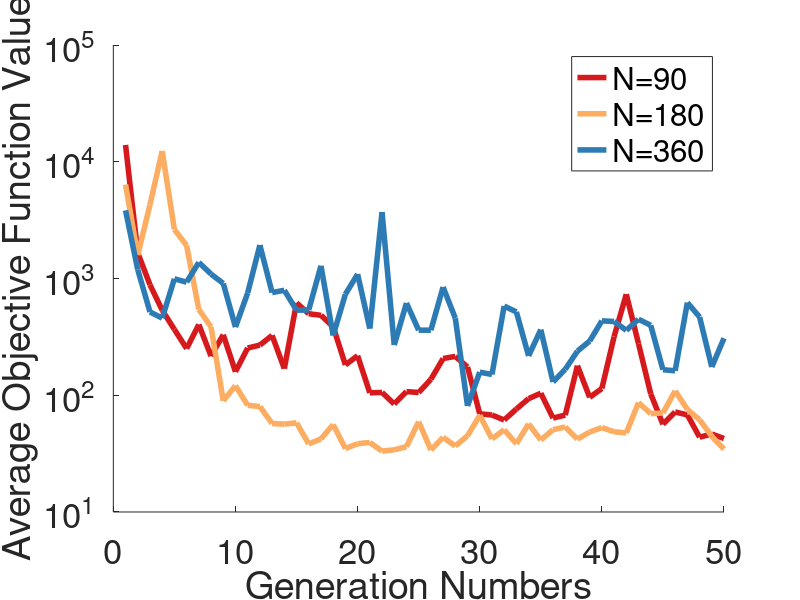
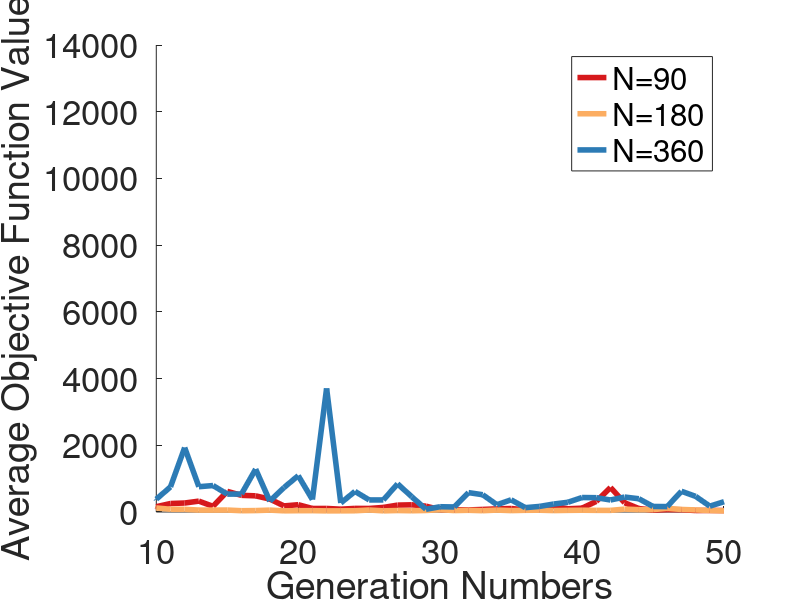

The MATLAB script that drew these images, in order:
% addpath('C:\Users\Jiujia\Desktop\2019 Project\Final_Report\Figure_Code\0_Temp\GA_PopSz\PopSz_90')
% addpath('C:\Users\Jiujia\Desktop\2019 Project\Final_Report\Figure_Code\0_Temp\GA_PopSz\PopSz_180')
% keep=0.95;
% for i =1:1:50
%     load(['VaryPopSz_',num2str(i),'.mat'])
%     fit_ness{1,i}=state.Score;
%     min_fit(1,i)=min(state.Score);
%     un_solve(1,i)=sum(state.Score==1e5)+sum(isnan(state.Score))+sum(isinf(state.Score));
%     score=state.Score;
%     if un_solve(1,i)~=0
%         score(find(score==1e5))=0;
%         score = score(~isnan(score));
%         score = score(~isinf(score));
%         score = sort(score,'ascend');
%         score(score==0) = [];
%         ave_fit(1,i)= sum(score(1:floor(length(score)*keep)))/floor(length(score)*keep);
%     else
%         score = sort(score,'ascend');
%         ave_fit(1,i)= sum(score(1:floor(length(score)*keep)))/(floor(length(score)*keep));
%     end
% end
% 
% col=[215,25,28;
% 253,174,97;
% 44,123,182;
%     ]/256;
% 
% figure
% plot(ave_fit(1,:),'-','LineWidth',3,'color',col(1,:))
% hold on
% 
% %%
% keep=0.95;
% for i =1:1:50
%     load(['VaryPopSz_180_',num2str(i),'.mat'])
%     fit_ness{2,i}=state.Score;
%     min_fit(2,i)=min(state.Score);
%     un_solve(2,i)=sum(state.Score==1e5)+sum(isnan(state.Score))+sum(isinf(state.Score));
%     score=state.Score;
%     if un_solve(2,i)~=0
%         score(find(score==1e5))=0;
%         score = score(~isnan(score));
%         score = score(~isinf(score));
%         score = sort(score,'ascend');
%         score(score==0) = [];
%         ave_fit(2,i)= sum(score(1:floor(length(score)*keep)))/floor(length(score)*keep);
%     else
%         score = sort(score,'ascend');
%         ave_fit(2,i)= sum(score(1:floor(length(score)*keep)))/(floor(length(score)*keep));
%     end
% end
% 
% plot(ave_fit(2,:),'-','LineWidth',3,'color',col(2,:))
% 
% %%
% for i =1:1:50
%     load(['VaryPopSz_',num2str(i),'.mat'])
%     fit_ness{3,i}=state.Score;
%     min_fit(3,i)=min(state.Score);
%     un_solve(3,i)=sum(state.Score==1e5)+sum(isnan(state.Score))+sum(isinf(state.Score));
%     score=state.Score;
%     if un_solve(3,i)~=0
%         score(find(score==1e5))=0;
%         score = score(~isnan(score));
%         score = score(~isinf(score));
%         score = sort(score,'ascend');
%         score(score==0) = [];
%         ave_fit(3,i)= sum(score(1:floor(length(score)*keep)))/floor(length(score)*keep);
%     else
%         score = sort(score,'ascend');
%         ave_fit(3,i)= sum(score(1:floor(length(score)*keep)))/(floor(length(score)*keep));
%     end
% end
% 
% plot(ave_fit(3,:),'-','LineWidth',3,'color',col(3,:))
% save Processed_data

%%
load('Processed_data.mat')

%%
figure(1)
plot(ave_fit(1,:),'-','LineWidth',4,'color',col(1,:))
hold on
plot(ave_fit(2,:),'-','LineWidth',4,'color',col(2,:))
plot(ave_fit(3,:),'-','LineWidth',4,'color',col(3,:))
ylabel('Average Objective Function Value')
xlabel('Generation Numbers')
set(gca,'FontSize',25)
legend('N=90','N=180','N=360')
set(gca,'YScale','log')
box off


figure(2)
plot(ave_fit(1,:),'-','LineWidth',4,'color',col(1,:))
hold on
plot(ave_fit(2,:),'-','LineWidth',4,'color',col(2,:))
plot(ave_fit(3,:),'-','LineWidth',4,'color',col(3,:))
ylabel('Average Objective Function Value')
xlabel('Generation Numbers')
set(gca,'FontSize',25)
legend('N=90','N=180','N=360')
box off
xlim([10,50])


